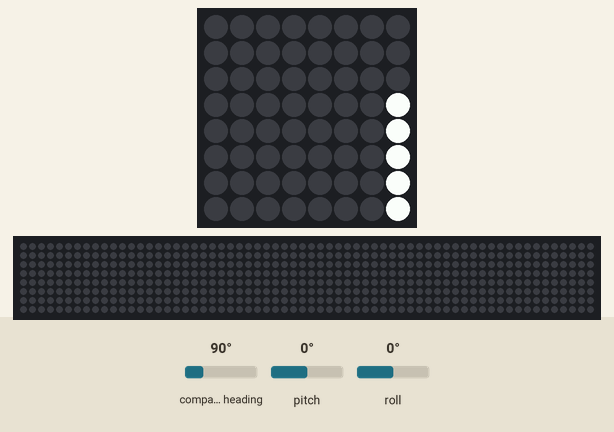
This program was run on a simulated Raspberry Pi (BCM pin numbers) with a Sense HAT. Parts: the Sense HAT's 8×8 RGB LED matrix, a strip that is not on the board, showing the scrolling text unrolled. Inputs (shaded band) come from the test bench; at power-on: compass heading 90°, pitch 0°, roll 0°. The 64×8 strip is a reading aid, not a part: it shows the text the matrix is scrolling, unrolled, one strip-width of it at a time; the Sense HAT reports a negative pitch or roll as 360° plus the angle; what the program prints to the terminal is not drawn. At 15.4 s the program stops and its outputs stay as they are.

Above: at 0.17 s.
At 1.98 s:
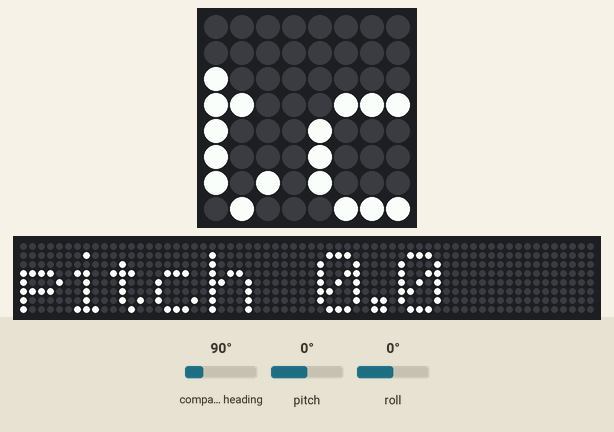
At 3.9 s:
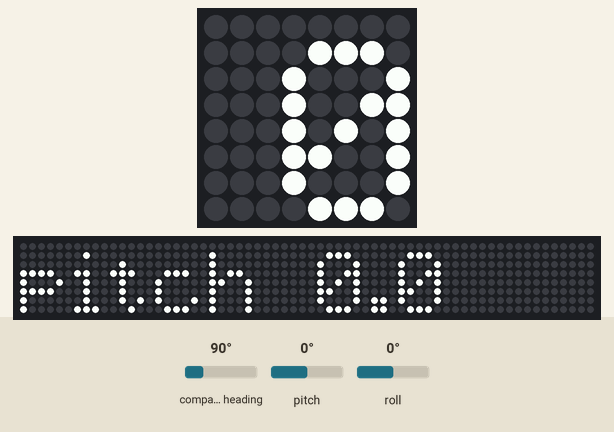
At 7.72 s:
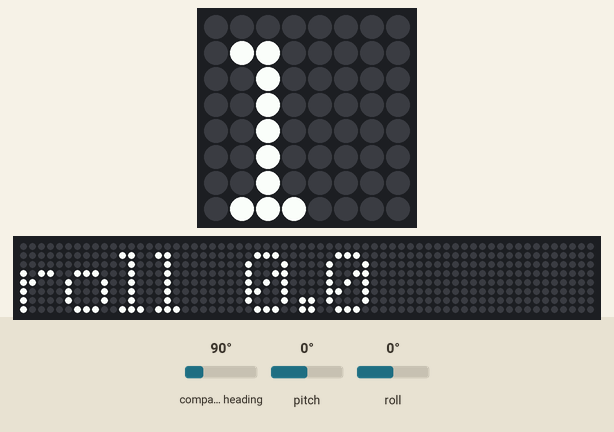
At 11.55 s:
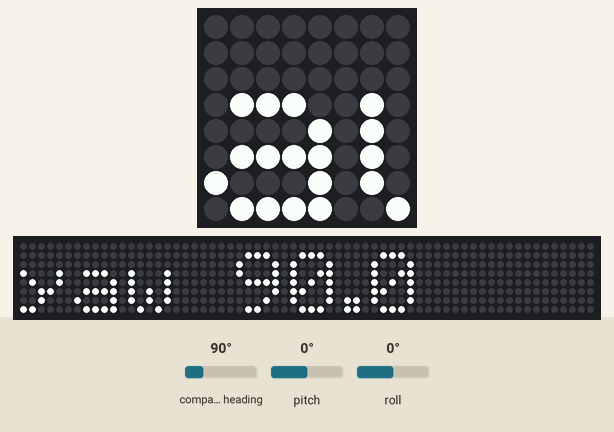
At 15.38 s:
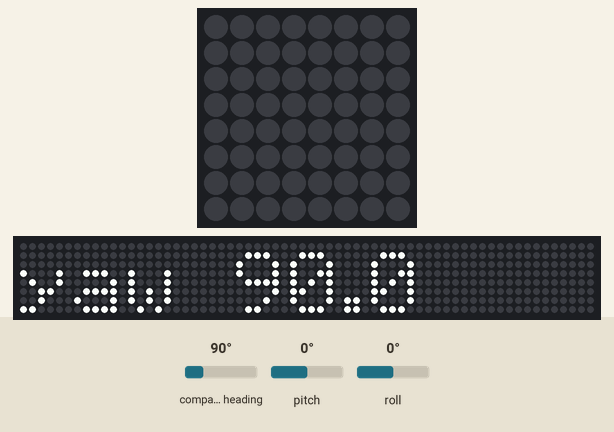

The program:

allu_pitch_roll_yaw.py
```python
from sense_hat import SenseHat


sense = SenseHat()
sense.clear()

o = sense.get_orientation()
pitch = round(o["pitch"],1)
roll = round(o["roll"],1)
yaw = round(o["yaw"],1)
sense.show_message("pitch %s roll %s yaw %s" % (pitch, roll, yaw))
print("pitch %s roll %s yaw %s" % (pitch, roll, yaw))
```
